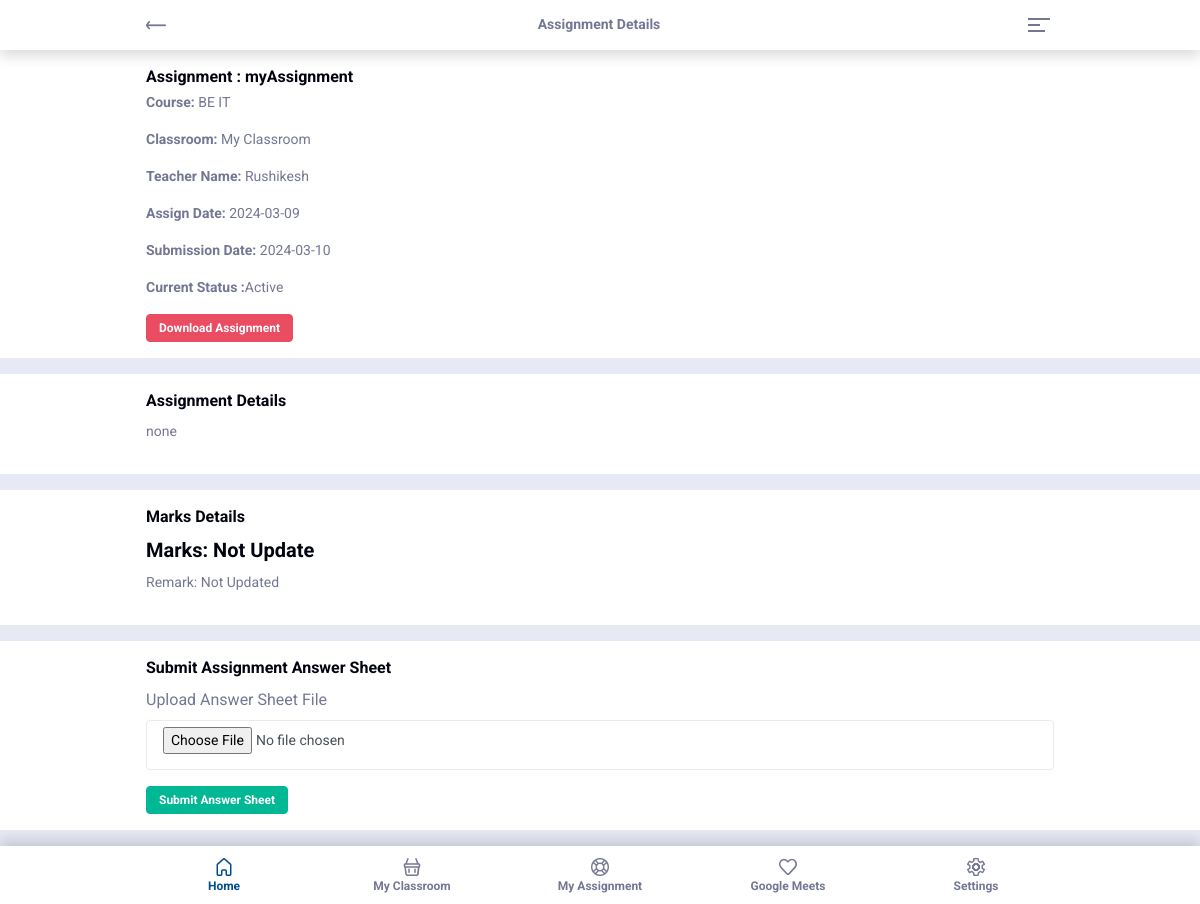
The app's page /assignment_details.php?ass_id=1 (signed in) with its own data.
### tables this page shows
CREATE TABLE `classrooms` (
  `cr_id` int(9) NOT NULL,
  `cr_name` varchar(50) NOT NULL,
  `cr_desc` varchar(1000) NOT NULL,
  `cr_regdate` datetime NOT NULL,
  `cr_status` tinyint(1) NOT NULL,
  `uid` int(9) NOT NULL,
  `cid` int(9) NOT NULL
);

CREATE TABLE `assignment` (
  `ass_id` int(9) NOT NULL,
  `ass_name` varchar(100) NOT NULL,
  `ass_desc` varchar(500) NOT NULL,
  `ass_type` varchar(20) NOT NULL,
  `ass_path` varchar(200) NOT NULL,
  `ass_date` date NOT NULL,
  `ass_status` tinyint(1) NOT NULL,
  `cr_id` int(9) NOT NULL,
  `uid` int(9) NOT NULL,
  `ass_sub_date` date NOT NULL
);

CREATE TABLE `course` (
  `cid` int(9) NOT NULL,
  `c_name` varchar(45) NOT NULL,
  `regdate` date NOT NULL,
  `status` tinyint(1) NOT NULL,
  `uid` int(9) NOT NULL
);

CREATE TABLE `user` (
  `uid` int(9) NOT NULL,
  `uname` varchar(45) NOT NULL,
  `pass` varchar(20) NOT NULL,
  `uregdate` datetime NOT NULL,
  `utype` int(9) NOT NULL,
  `ustatus` tinyint(1) NOT NULL
);

### sidenav.php (called while the page is built, shortened)
<?php
include('./lock.php');
  ?>

### lock.php (called while the page is built, shortened)
<?php
include('./conn.php');
$lsess=date('Y-m-d');
if((isset($_SESSION['login_euser'])) && $lsess<=base64_decode("MjAyNC0wMy0zMA=="))
{
	$username=$_SESSION['login_euser'];
	$password=$_SESSION['login_password'];
	 $ses_sql=$conn->query("select euname, eumob, euid, email from end_user where eumob='$username' AND eupass='$password' AND status=1 ");
	 while($row = $ses_sql->fetch_assoc()) {
		$user_id = $row['euid'];
	}
}
else
{
	header("Location:./login.php");
}
?>

### assignment_details.php (the view, shortened to what this page needs)
<?php
include('lock.php');
include('conn.php');
if (isset($_GET['ass_id'])) {
$ass_id=$_GET['ass_id'];
$sql1="SELECT * FROM classrooms cr, course c, end_user eu, user u, assignment ass, classroom_student cs WHERE cr.cr_id=cs.cr_id AND cr.cr_id=ass.cr_id AND u.uid=cr.uid AND eu.euid=cs.euid AND c.cid = cr.cid AND ass.ass_id=$ass_id";
$result = $conn->query($sql1);
if ($result->num_rows > 0){
	while($row = $result->fetch_assoc()) {
			$uname = $row["uname"];
			$c_name = $row["c_name"];
			$cr_name = $row["cr_name"];
			$ass_name = $row["ass_name"];
			$ass_desc = $row["ass_desc"];
			$ass_path = $row["ass_path"];
			$ass_status = $row["ass_status"];
			$ass_date= $row["ass_date"];
			$ass_sub_date= $row["ass_sub_date"];
	}
}
else
{
	$error='<b>'.$ass_id.'</b>'." "."assignment Id Is Not Exist!";
	header('Location:./my_assignment.php');
	$show="display:show;";
	$alert="alert alert-danger";
}
}
else{
	header('Location:./home.php');
}
?>
<?php
if($ass_status==1){$ass_status_temp= "Active";}
else if ($ass_status==2){$ass_status_temp=  "Assigned";}
else if ($ass_status==3){$ass_status_temp=  "Completed"; }
else if($ass_status==4){$ass_status_temp=  "Closed";}
else if($ass_status==0){$ass_status_temp=  "Deleted";}
else {$ass_status_temp =  "None";}
?>
<!DOCTYPE html>
<html lang="en">
<head>
    <link rel="stylesheet" href="style.css">
  </head>
  <body>
    <div class="header-area" id="headerArea">
      <div class="container h-100 d-flex align-items-center justify-content-between">
        <div class="back-button"><a href="my_assignment.php"><i class="lni lni-arrow-left"></i></a></div>
        <div class="page-heading">
          <h6 class="mb-0">Assignment Details</h6>
        </div>
        <div class="suha-navbar-toggler d-flex justify-content-between flex-wrap" id="suhaNavbarToggler"><span></span><span></span><span></span></div>
      </div>
    </div>
   <?php
	include('sidenav.php');
	?>
    <div class="page-content-wrapper">
      <div class="product-description pb-3" >
        <div class="specification bg-white mb-3 py-3" style="padding-top:50px;">
          <div class="container d-flex justify-content-between">
            <div class="p-title-price">
              <h6 class="mb-1"> Assignment : <?php echo $ass_name;?></h6>
              <p> <b>Course:</b>  <?php echo $c_name;?><span></span></p>
              <p> <b>Classroom:</b>  <?php echo $cr_name;?><span></span></p>
              <p> <b>Teacher Name:</b>  <?php echo $uname;?><span></span></p>
              <p> <b>Assign Date:</b> <?php echo $ass_date;?><span></span></p>
              <p> <b>Submission Date:</b> <?php echo $ass_sub_date;?><span></span></p>
              <p> <b>Current Status :</b><?php echo $ass_status_temp;?> </p>
			  <a class="btn btn-danger btn-sm" target="self" href="./zel_teacher/<?php echo $ass_path?>">Download Assignment</a>
            </div>
          </div>
        </div>
        <div class="p-specification bg-white mb-3 py-3">
          <div class="container">
            <h6>Assignment Details</h6>
            <p id="desc"><?php echo $ass_desc;?></p>
          </div>
        </div>
		<div class="p-specification bg-white mb-3 py-3">
          <div class="container">
            <h6>Marks Details</h6>
			<?php
				$sql1="SELECT * FROM assignment_answer WHERE ass_id=$ass_id AND euid=$user_id AND aa_status=1";
				$result = $conn->query($sql1);
				if ($result->num_rows > 0){
					while($row = $result->fetch_assoc()) {
						$marks = $row["marks"];
						$remark = $row["remark"];
					}
				}
				else
				{
					$marks="Not Update";
					$remark="Not Updated";
				}?>
            <h5>Marks: <?php echo $marks;?></h5>
            <p>Remark: <?php echo $remark;?></p>
          </div>
        </div>
		<div class="ratings-submit-form bg-white py-3">
          <div class="container">
            <h6>Submit Assignment Answer Sheet</h6>
            <form enctype="multipart/form-data" action="./assignment_details.php?ass_id=<?php echo $ass_id?>" method="POST">
				<div class="mb-3">
					  <div class="title mb-2"><span>Upload Answer Sheet File</span></div>
					  <input class="form-control" type="file" name= "userfile" required />
				</div>
              <button class="btn btn-sm btn-success" name="sub_ass" type="submit">Submit Answer Sheet</button>
            </form>
          </div>
        </div>
      </div>
    </div>
<?php
include('footer.php');
?>
  </body>
</html>

### records on screen
classrooms: assignment.ass_name "myAssignment", cid.c_name "BE IT", cr_name "My Classroom", uid.uname "Rushikesh", assignment.ass_date "2024-03-09", assignment.ass_sub_date "2024-03-10", assignment.ass_status "Active", assignment.ass_desc "none"

### other values on screen
$marks "Not Update"
$remark "Not Updated"
